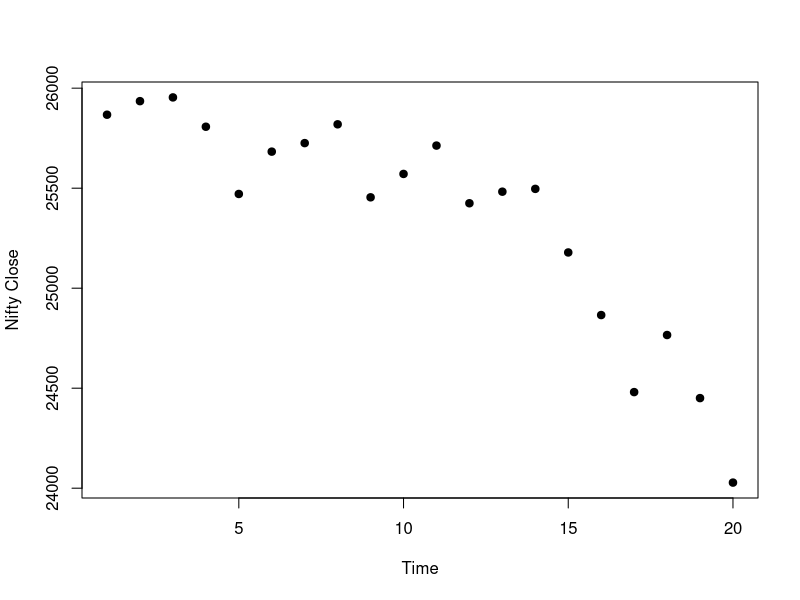
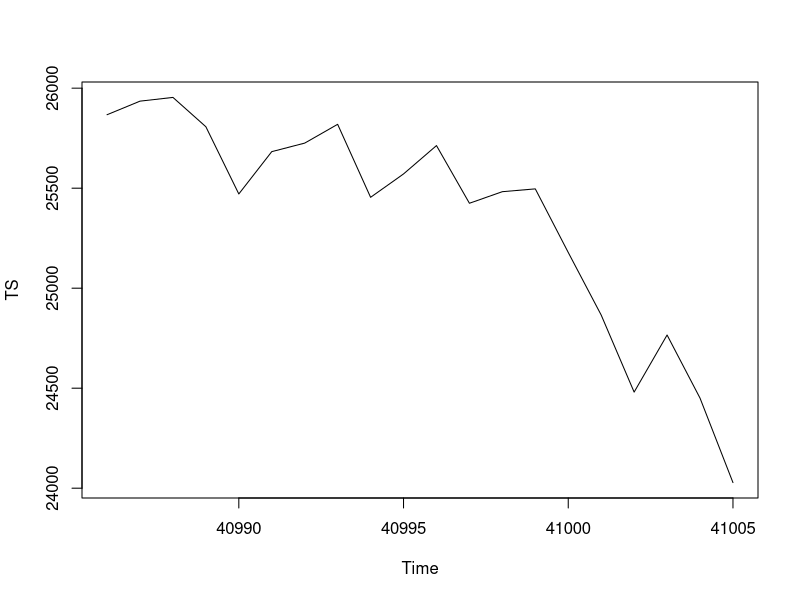
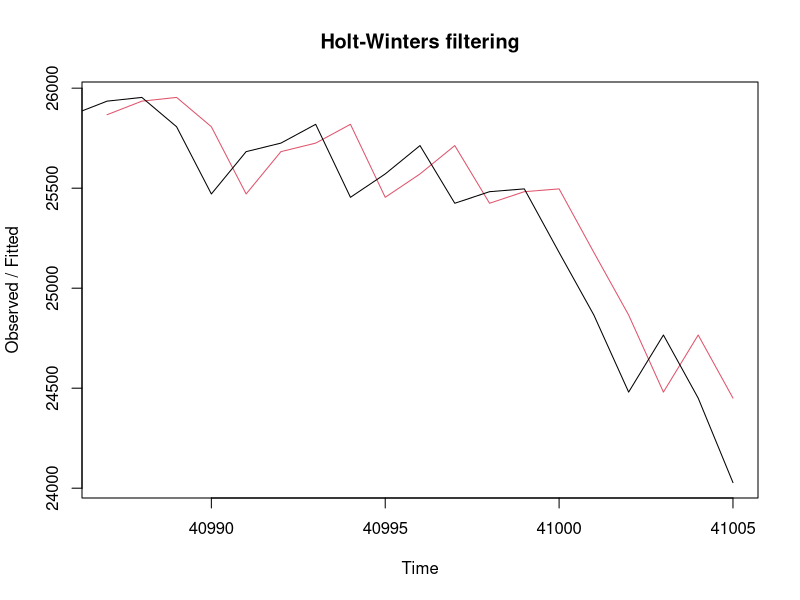
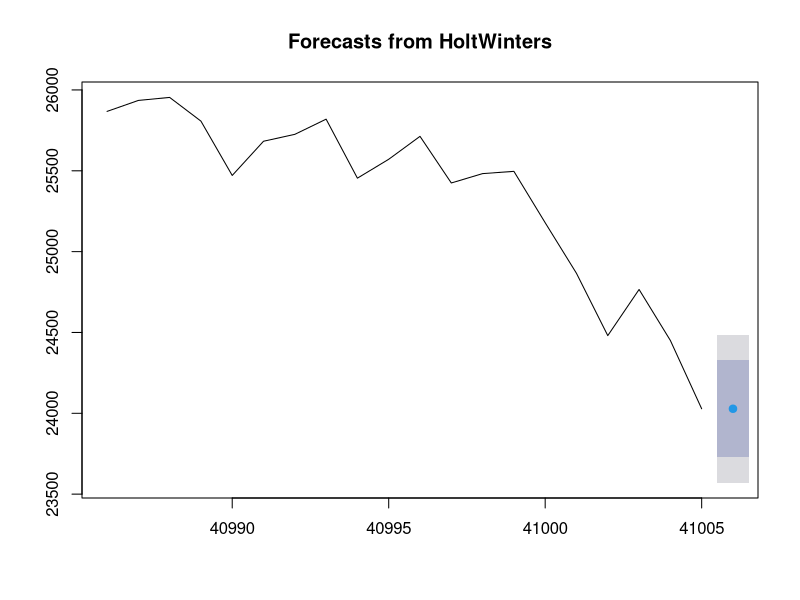

The R source for these figures, in order:
# Read file
setwd("/Users/pankaj/TechCareer/World-of-R/Time-Series-Analysis-and-Forecasting")

nifty <- read.csv("nifty.csv")

# Inspect
head(nifty)
names(nifty) <- make.names(names(nifty))

nifty$Date <- as.Date(nifty$Date, format="%d-%b-%Y")

nifty <- nifty[order(nifty$Date), ]

nifty$t <- 1:nrow(nifty)

plot(nifty$t, nifty$Close, pch=19,
     xlab="Time", ylab="Nifty Close")

TS = ts(nifty$Close, nifty$Date)
plot(TS)

SES = HoltWinters(TS, alpha = NULL, beta = FALSE, gamma = FALSE)
plot(SES)

library(forecast)
Forecast_SES = forecast::forecast(SES, h = 1)
plot(Forecast_SES)

Forecast_SES
